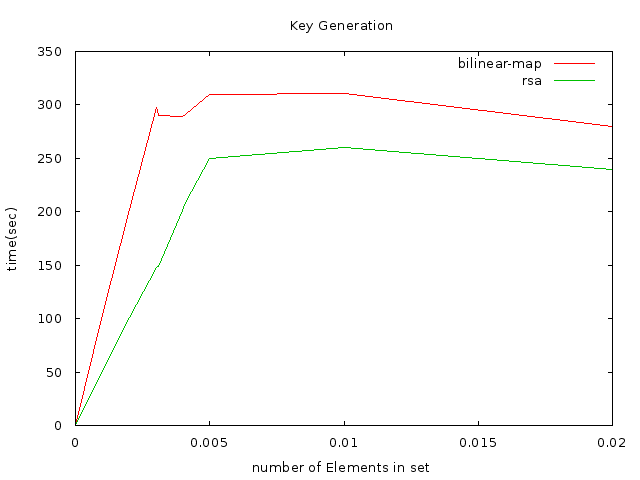

Here is the gnuplot script that generated this plot:
reset
set xlabel 'number of Elements in set'
set ylabel 'time(sec)'
set style fill solid
set title 'Key Generation'
set term png enhanced font 'Verdana,10'
set output 'test.png'
plot 'test.txt' using 1:2 title 'bilinear-map' with line, 'test.txt' using 1:3 title 'rsa' with line
